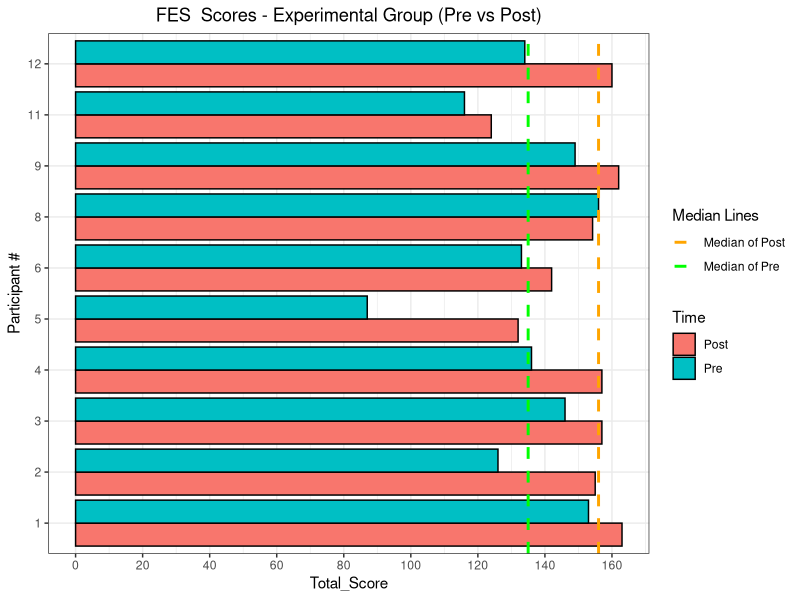
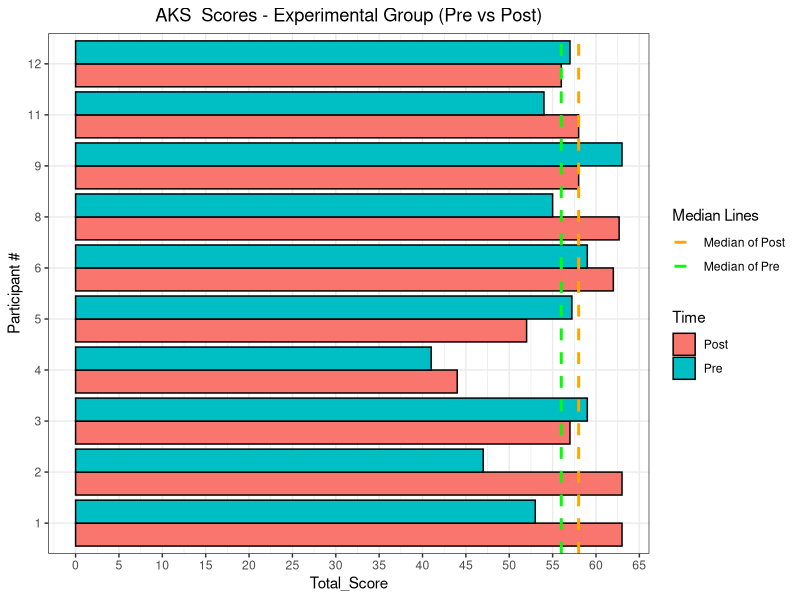
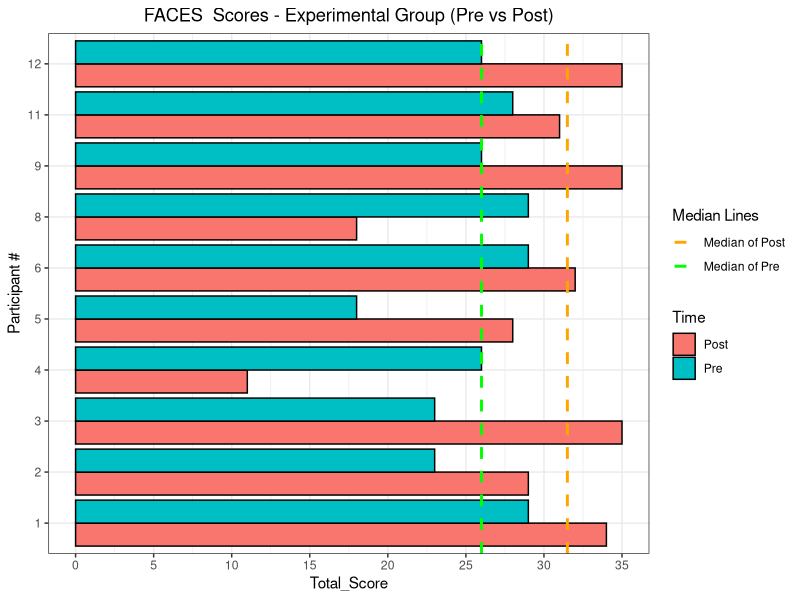
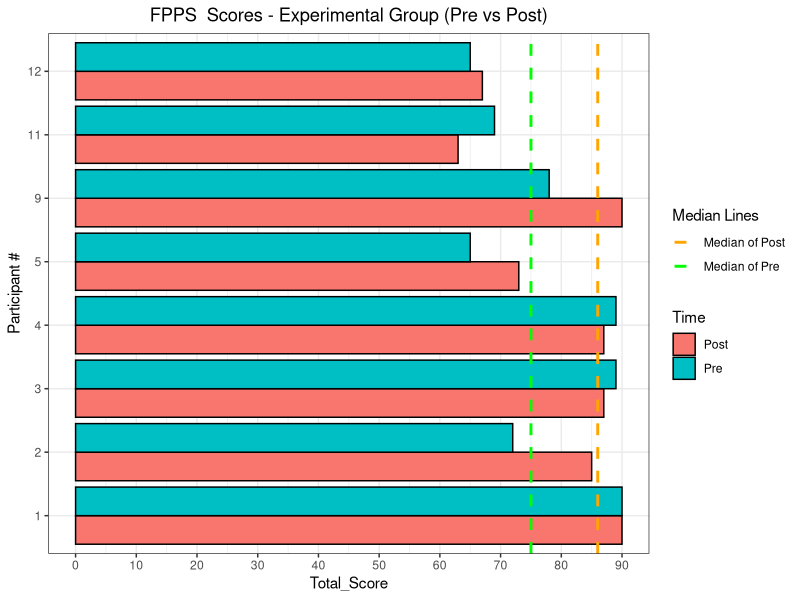
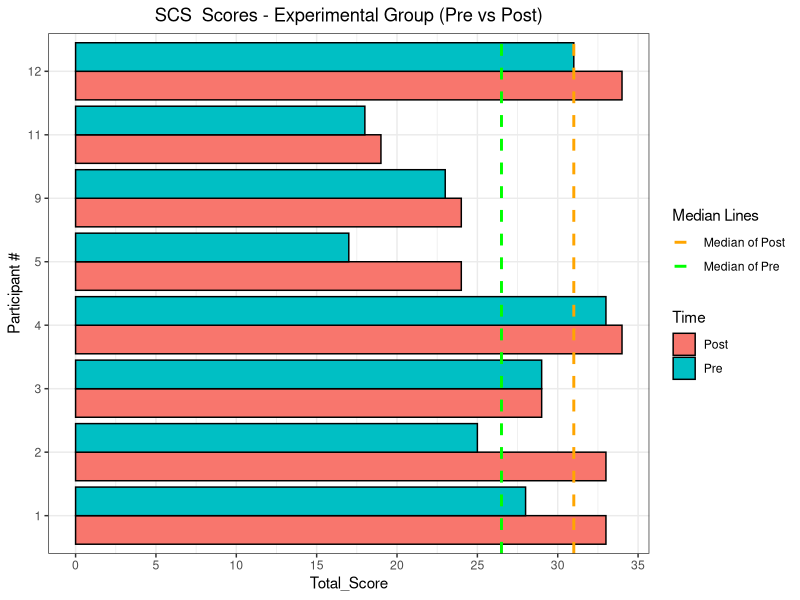
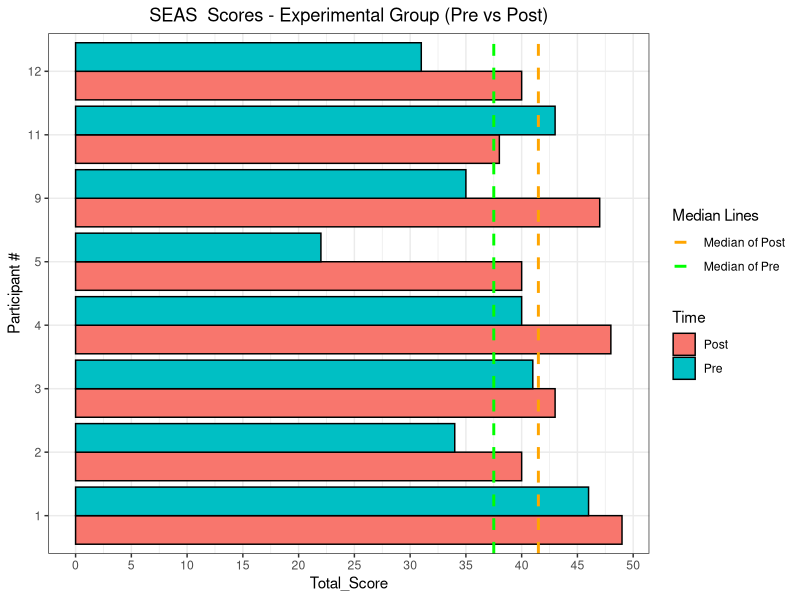

R code for these plots, in order:
## ---- chunk 1
library(tidyverse)
theme_set(theme_bw())
# faces <- read_csv("C:/Users/17739/Desktop/ST 542 Statistical Practice/FinalProject/FACES/Data/cleaned_FACES_data.csv")
faces <- read_csv("../../../../Data/cleaned_FACES_data.csv")
faces_tbl <- faces %>% 
  mutate(Survey = factor(Survey)) %>%
  group_by(`Participant #`, Time, Group, Survey) %>%
  summarise(Total_Score = sum(Response),
            Total_Questions = length(unique(Question)))

faces_tbl$`Participant #`<- as.factor(faces_tbl$`Participant #`) #used factor instead of character to preserve order 


# setwd("C:/Users/17739/Desktop/ST 542 Statistical Practice/FinalProject/FACES/Documents/Script_Documents/Visuals/SNW")

createBarPlot <- function(survey) {
  
  category_Exp<-faces_tbl%>%filter(Survey==survey, Group=="Experimental")

  #meanCalc<-category_Exp%>%group_by(Time)%>%summarise(Mean=mean(Total_Score))
  #extractmeanPre<-meanCalc%>%filter(Time=="Pre")%>%select(Mean)
  #meanPre<-extractmeanPre$Mean[1]
  #extractmeanPost<-meanCalc%>%filter(Time=="Post")%>%select(Mean)
  #meanPost<-extractmeanPost$Mean[1]

  medianCalc<-category_Exp%>%group_by(Time)%>%summarise(Median=median(Total_Score))
  extractmedianPre<-medianCalc%>%filter(Time=="Pre")%>%select(Median)
  medianPre<-extractmedianPre$Median[1]
  extractmedianPost<-medianCalc%>%filter(Time=="Post")%>%select(Median)
  medianPost<-extractmedianPost$Median[1]

  ggplot(category_Exp, aes(x = `Participant #`,y = Total_Score, group = Time)) + 
    geom_col(position = "dodge",aes(fill=Time), color = 'black') +
    coord_flip() +
    geom_hline(aes(yintercept = medianPre, linetype = "Median of Pre"), size=1, color = "green") +
    geom_hline(aes(yintercept = medianPost, linetype = "Median of Post"), size=1, color = "orange") +
    geom_text(aes(label =""), position = position_dodge(width = .75)) +
    scale_linetype_manual(name = "Median Lines", values = c(2, 2), 
                      guide = guide_legend(override.aes = list(color = c("orange", "green")))) +
    ggtitle(paste(survey," Scores - Experimental Group (Pre vs Post)")) +
    scale_y_continuous(breaks = scales::pretty_breaks(10)) + 
    theme(plot.title = element_text(hjust = 0.5)) #to center title 

  ggsave(plot = last_plot(), filename = paste0(survey,"_Experimental_post_vs_pre.png"), width = 16, height = 9, units = 'in')
  
}

createBarPlot("FES")
createBarPlot("AKS")
createBarPlot("FACES")
createBarPlot("FPPS")
createBarPlot("SCS")
createBarPlot("SEAS")

#line graph
#category_Exp<-faces_tbl%>%filter(Survey=="FES", Group=="Experimental")
 # ggplot(category_Exp, aes(x = `Participant #`,y = Total_Score, group = Time)) + 
  #  geom_line(aes(color = Time, linetype = Time)) +
   # geom_point(aes(shape = Time, color = Time)) +
    #scale_color_manual(values=c("orange", "blue")) +
    #ggtitle("FES Scores - Experimental Group (Pre vs Post)") +
    #theme(plot.title = element_text(hjust = 0.5)) #to center title 
#ggsave(filename = 'FES_Experimental_post_vs_pre.png', width = 16, height = 9, units = 'in')
